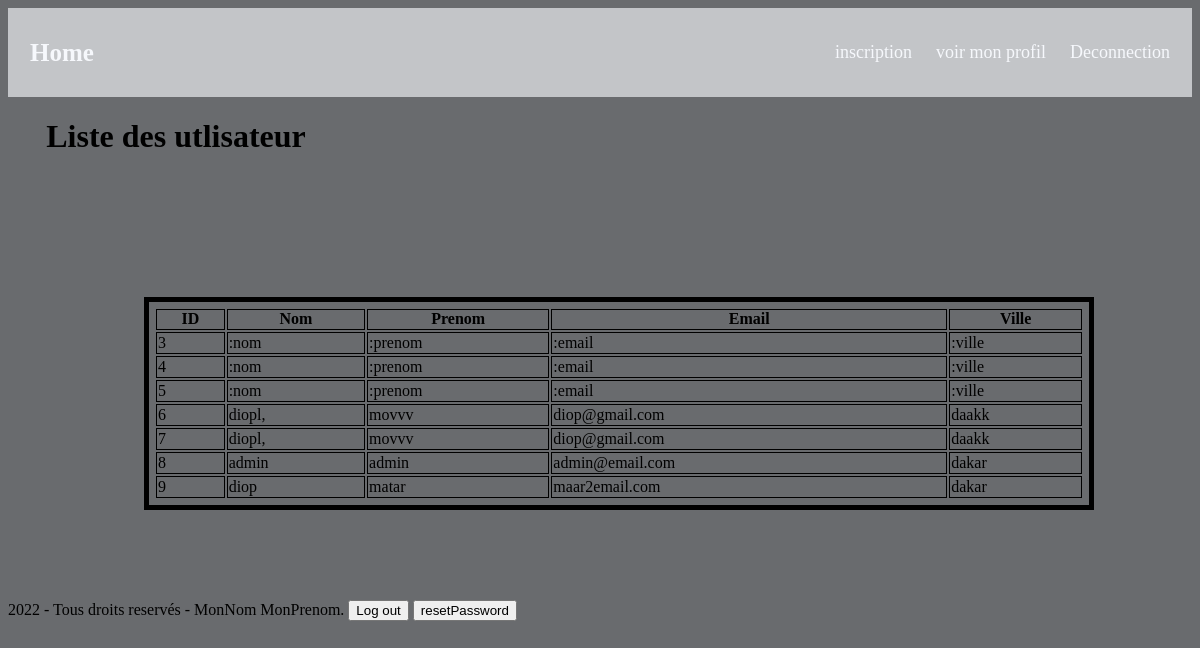
Screenshot of /index.php (signed in) with the database file from the repository.
### tables this page shows
CREATE TABLE `users` (
  `id` int(11) NOT NULL,
  `pseudo` varchar(25) NOT NULL,
  `mdp` varchar(50) NOT NULL,
  `nom` varchar(30) NOT NULL,
  `prenom` varchar(30) NOT NULL,
  `email` varchar(50) NOT NULL,
  `ville` varchar(20) NOT NULL,
  `admin` int(1) DEFAULT 0
);

### index.php (the view, shortened to what this page needs)
<?php
include('header.php');
    $sql =$pdo->prepare("SELECT * FROM users");
    $sql->execute();
  $row = $sql->fetchAll(PDO::FETCH_ASSOC);
?>
<!DOCTYPE html>
<html lang="en">
<head>
    <link rel="stylesheet" href="style.css" type="text/css">
</head>
<body>
<div class="container">
  <div class="gloable">
    <div class="title"><h1>Liste des utlisateur</h1></div>
    <div class="content">
    <table id="tableau">
           <tr>
               <th>ID</th>
               <th>Nom</th>
               <th>Prenom</th>
               <th>Email</th>
               <th>Ville</th>
           <?php foreach($row as $i){ ?>
           <tbody>
               <td><?= $i['id'];?></td>
               <td><?= $i['nom'];?></td>
               <td><?= $i['prenom'];?></td>
               <td><?= $i['email'];?></td>
               <td><?= $i['ville'];?></td>
           </tbody>
           <?php } ?>
           </tr>
    </table>
           </div>
  </div>
  </div></div>
    <?php
    require_once('footer.php');
   ?>

### header.php (shortened to what this page needs)
<!DOCTYPE html>
<html lang="en">
<head>
</head>
<body>
<div class="header">
<a href="<?= RACINE_SITE;?>index.php"  class="logo">Home</a>
  <div class="header-right">
  <a href="<?= RACINE_SITE;?>SignIn.php">inscription</a>
  <a href="<?= RACINE_SITE;?>profil.php">voir mon profil</a>
  <a href="<?= RACINE_SITE;?>logout.php">Deconnection</a></li>
  </div>
</div>

### footer.php (shortened to what this page needs)
<footer>
<?php echo date('Y'); ?> - Tous droits reservés - MonNom MonPrenom.
                <a href="<?= RACINE_SITE;?>logout.php"><input type="button" value="Log out" ></a>
      <a href="<?= RACINE_SITE;?>resetPassword.php"><input type="button" value="resetPassword" ></a>
</footer>
    </body>
</html>

### style.css (style rules this page uses)
body { background-color: #67be4b; }

### header.php (style rules this page uses)
.header { overflow: hidden; background-color: #C3C5C8; padding: 20px 10px; }
.header a { float: left; color: #F6F8FC; text-align: center; padding: 12px; text-decoration: none; font-size: 18px; line-height: 25px; border-radius: 4px; }
.header a.logo { font-size: 25px; font-weight: bold; }
.header-right { float: right; }

### index.php (style rules this page uses)
body { background-color: #696B6E; }
.container { display: grid; grid-template-columns: 0.1fr 3fr; grid-template-rows: 3.4fr 0.5fr ; gap: 0px 0px; grid-auto-flow: row; grid-template-areas: ". gloable" ". ."; }
.gloable { display: grid; grid-template-columns: 1fr 1fr ; grid-template-rows: 1fr 1.5fr; gap: 0px 0px; grid-auto-flow: row; grid-template-areas: "title title title" "content content content"; grid-area: gloable; overflow: hidden; }
.title { grid-area: title; }
.content { grid-area: content; }
table { border: 5px solid black; margin :25px auto; padding: 5px; width: 950px; }
th { border: 1px solid black; padding-top: 0px; }
td { border: 1px solid black; }

### rows the page displays
users: id "3", nom ":nom", prenom ":prenom", email ":email", ville ":ville"
users: id "4", nom ":nom", prenom ":prenom", email ":email", ville ":ville"
users: id "5", nom ":nom", prenom ":prenom", email ":email", ville ":ville"
users: id "6", nom "diopl,", prenom "movvv", email "diop@gmail.com", ville "daakk"
users: id "7", nom "diopl,", prenom "movvv", email "diop@gmail.com", ville "daakk"
users: id "8", nom "admin", prenom "admin", email "admin@email.com", ville "dakar"
users: id "9", nom "diop", prenom "matar", email "maar2email.com", ville "dakar"
